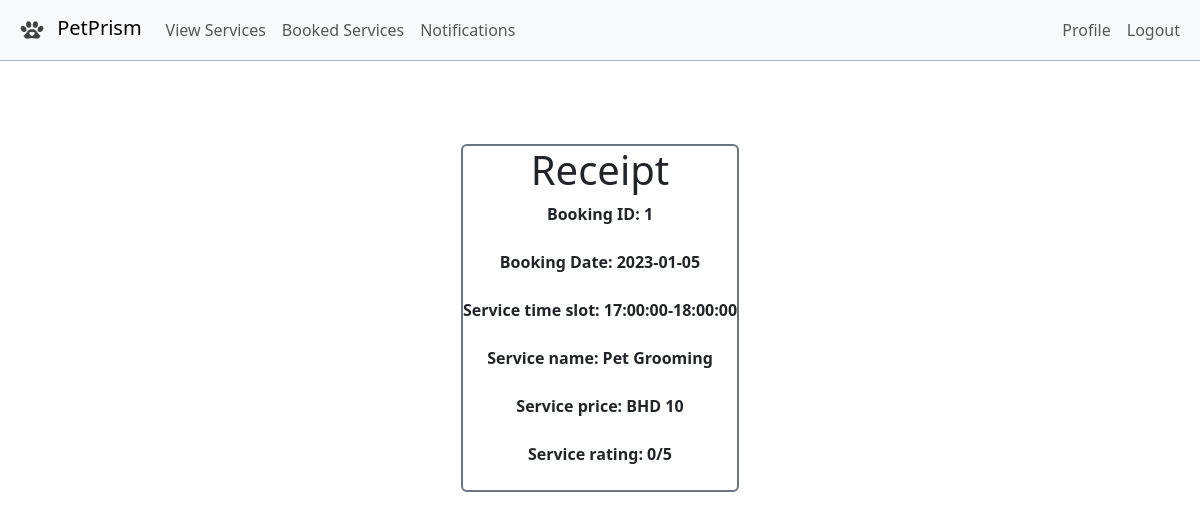
/receipt.php?bookingId=1 (signed in), run on the app's committed database.
### tables this page shows
CREATE TABLE `bookings` (
  `ID` int(11) NOT NULL,
  `SERVICES_SLOTS_ID` int(11) NOT NULL,
  `BOOKING_DATE` date NOT NULL,
  `SERVICES_ID` int(11) DEFAULT NULL,
  `USER_ID` int(11) NOT NULL
);

CREATE TABLE `services_slots` (
  `ID` int(11) NOT NULL,
  `SERVICES_ID` int(11) NOT NULL,
  `TIME_SLOT_START` time NOT NULL,
  `TIME_SLOT_END` time NOT NULL,
  `SUNDAY` tinyint(1) NOT NULL,
  `MONDAY` tinyint(1) NOT NULL,
  `TUESDAY` tinyint(1) NOT NULL,
  `WEDNESDAY` tinyint(1) NOT NULL,
  `THURSDAY` tinyint(1) NOT NULL
);

CREATE TABLE `services` (
  `ID` int(11) NOT NULL,
  `NAME` varchar(259) NOT NULL,
  `PRICE` double NOT NULL,
  `RATING` double NOT NULL,
  `PICTURE` varchar(250) NOT NULL,
  `SERVICE_ACTIVE` int(1) NOT NULL
);

### receipt.php (the view, shortened to what this page needs)
<?php
require("project_connection.php");
extract($_GET);
try {
  $sql = "SELECT * FROM bookings WHERE ID=:id";
  $result = $db->prepare($sql);
  $result->bindParam(':id', $bookingId);
  $result->execute();
  $row = $result->fetch();
  $sql2 = "SELECT * FROM services_slots WHERE ID=:id";
  $result2 = $db->prepare($sql2);
  $result2->bindParam(':id', $row['SERVICES_SLOTS_ID']);
  $result2->execute();
  $row2 = $result2->fetch();
  $sql3 = "SELECT * FROM services WHERE ID=:id";
  $result3 = $db->prepare($sql3);
  $result3->bindParam(':id', $row2['SERVICES_ID']);
  $result3->execute();
  $row3 = $result3->fetch();
} catch (PDOException $e) {
  die("Error Message" . $e->getMessage());
}
?>
<!DOCTYPE html>
<html lang="en">
<head>
  <link href="./assets/dist/css/bootstrap.min.css" rel="stylesheet">
</head>
<body>
  <?php
  if ($_SESSION['userType'] == 'customer') {
    require('customernavbar.php');
  }
  ?>
  <br /><br /><br /> <br /><br /><br />
  <div class="container-xl d-flex justify-content-center flex-column align-items-center">
    <div class="d-flex justify-content-center flex-column align-items-center border border-secondary border-2 rounded ">
      <h1>Receipt</h1>
      <?php
      if ($result->rowcount() > 0) {
        echo "<b>Booking ID: " . $row['ID'] . "</b><br/>";
        echo "<b>Booking Date: " . $row['BOOKING_DATE'] . "</b><br/>";
        echo "<b>Service time slot: " . $row2['TIME_SLOT_START'] . "-" . $row2['TIME_SLOT_END'] . "</b><br/>";
        echo "<b>Service name: " . $row3['NAME'] . "</b><br/>";
        echo "<b>Service price: BHD " . $row3['PRICE'] . "</b><br/>";
        echo "<b>Service rating: " . $row3['RATING'] . "/5" . "</b><br/>";
      }
      ?>
    </div>
  </div>
</body>
</html>

### data on the page
bookings: ID "1", BOOKING_DATE "2023-01-05"
services_slots: TIME_SLOT_START "17:00:00", TIME_SLOT_END "18:00:00"
services: NAME "Pet Grooming", PRICE "10", RATING "0"
